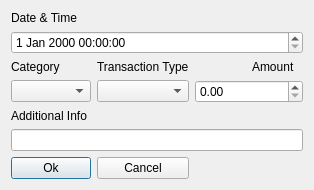
<?xml version="1.0" encoding="UTF-8"?>
<ui version="4.0">
 <class>addTransaction</class>
 <widget class="QDialog" name="addTransaction">
  <property name="geometry">
   <rect>
    <x>0</x>
    <y>0</y>
    <width>314</width>
    <height>188</height>
   </rect>
  </property>
  <property name="windowTitle">
   <string>Dialog</string>
  </property>
  <layout class="QGridLayout" name="gridLayout">
   <item row="0" column="0">
    <widget class="QLabel" name="label">
     <property name="text">
      <string>Date &amp; Time</string>
     </property>
    </widget>
   </item>
   <item row="7" column="0">
    <widget class="QLabel" name="label_6">
     <property name="text">
      <string>Additional Info</string>
     </property>
    </widget>
   </item>
   <item row="1" column="0" colspan="4">
    <widget class="QDateTimeEdit" name="dte_time_date"/>
   </item>
   <item row="6" column="0">
    <widget class="QComboBox" name="cb_category"/>
   </item>
   <item row="6" column="1">
    <widget class="QComboBox" name="cb_transaction"/>
   </item>
   <item row="8" column="0" colspan="4">
    <widget class="QLineEdit" name="le_info"/>
   </item>
   <item row="6" column="2" colspan="2">
    <widget class="QDoubleSpinBox" name="dsb_amount"/>
   </item>
   <item row="9" column="0">
    <widget class="QPushButton" name="pushButton">
     <property name="text">
      <string>Ok</string>
     </property>
    </widget>
   </item>
   <item row="9" column="1">
    <widget class="QPushButton" name="pushButton_2">
     <property name="text">
      <string>Cancel</string>
     </property>
    </widget>
   </item>
   <item row="3" column="0">
    <widget class="QLabel" name="label_4">
     <property name="text">
      <string>Category</string>
     </property>
    </widget>
   </item>
   <item row="3" column="1">
    <widget class="QLabel" name="label_5">
     <property name="text">
      <string>Transaction Type</string>
     </property>
    </widget>
   </item>
   <item row="3" column="3">
    <widget class="QLabel" name="label_2">
     <property name="text">
      <string>Amount</string>
     </property>
    </widget>
   </item>
  </layout>
 </widget>
 <tabstops>
  <tabstop>dte_time_date</tabstop>
  <tabstop>cb_category</tabstop>
  <tabstop>cb_transaction</tabstop>
  <tabstop>dsb_amount</tabstop>
  <tabstop>le_info</tabstop>
  <tabstop>pushButton</tabstop>
  <tabstop>pushButton_2</tabstop>
 </tabstops>
 <resources/>
 <connections/>
</ui>
